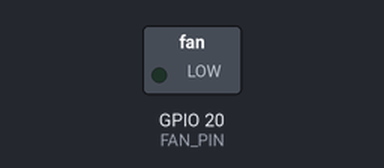
Bench run of a program on a simulated Raspberry Pi (BCM pin numbers). Parts: switched loads named in the program (green lamp = pin HIGH). Files the program writes start out absent; random numbers come from a fixed seed; sound played through the audio output is not drawn and takes no time; the clock reads 2024-03-15 10:24:30 at power-on unless the program sets it; speech is not drawn; the words are listed on the console; what the program prints to the terminal is not drawn. At 2.6 s the program stops and its outputs stay as they are.

Above: at 0.1 s.
Timing chart, 0 to 4.0 s (numbered marks = the images above):
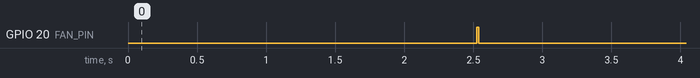

The program:

audio_control.py
```python
#!/usr/bin/env python3
"""
BUD-EE Audio Control System
Manages speaker output, fan synchronization, and emotion-based audio
"""

import os
import time
import subprocess
import threading
import logging
import json
from typing import Dict, List, Optional, Any
from dataclasses import dataclass
from enum import Enum
from pathlib import Path
import pigpio

try:
    import pygame
    PYGAME_AVAILABLE = True
except ImportError:
    PYGAME_AVAILABLE = False
    logging.warning("pygame not available, using subprocess for audio")

# Configure logging
logging.basicConfig(level=logging.INFO)
logger = logging.getLogger(__name__)

class AudioMethod(Enum):
    """Audio playback methods"""
    PYGAME = "pygame"
    APLAY = "aplay"
    OMXPLAYER = "omxplayer"
    SUBPROCESS = "subprocess"

@dataclass
class AudioEvent:
    """Audio playback event"""
    filename: str
    category: str
    start_time: float
    duration: float = 0.0
    volume: float = 1.0
    fan_sync: bool = True
    completed: bool = False

class AudioControl:
    """Audio control system with fan synchronization"""

    def __init__(self, sounds_directory: str = "sounds"):
        self.sounds_directory = Path(sounds_directory)
        self.sounds_directory.mkdir(exist_ok=True)

        # GPIO setup for fan control
        self.pi = pigpio.pi()
        if not self.pi.connected:
            logger.warning("Failed to connect to pigpio - fan control disabled")
            self.pi = None

        self.FAN_PIN = 20
        if self.pi:
            self.pi.set_mode(self.FAN_PIN, pigpio.OUTPUT)
            self.pi.write(self.FAN_PIN, 0)

        # Audio configuration
        self.audio_method = self._detect_audio_method()
        self.default_volume = 0.8
        self.fan_sync_enabled = True

        # Initialize pygame if available
        if self.audio_method == AudioMethod.PYGAME and PYGAME_AVAILABLE:
            try:
                pygame.mixer.init(frequency=22050, size=-16, channels=2, buffer=512)
                logger.info("pygame mixer initialized")
            except Exception as e:
                logger.error(f"pygame mixer init error: {e}")
                self.audio_method = AudioMethod.APLAY

        # Audio event tracking
        self.audio_history = []
        self.current_audio = None
        self.fan_active = False

        # Emotion-based audio categories
        self.emotion_sounds = {
            "excited": ["trill.wav", "happy_beep.wav", "excitement.wav", "cheer.wav"],
            "fear": ["whimper.wav", "nervous.wav", "retreat.wav", "scared_beep.wav"],
            "lonely": ["lonely_call.wav", "low_bloop.wav", "searching.wav", "sad_tone.wav"],
            "greeting": ["hello.wav", "hi_there.wav", "greetings.wav", "welcome.wav"],
            "disappointed": ["sad_beep.wav", "disappointment.wav", "low_bloop.wav", "sigh.wav"],
            "departure": ["goodbye.wav", "asta_la_vista.wav", "see_you_later.wav", "farewell.wav"],
            "acknowledgment": ["beep.wav", "acknowledge.wav", "understood.wav", "yes_beep.wav"],
            "alert": ["alert.wav", "attention.wav", "notification.wav", "ping.wav"],
            "error": ["error_beep.wav", "problem.wav", "malfunction.wav", "warning.wav"],
            "success": ["success.wav", "complete.wav", "done.wav", "achievement.wav"]
        }

        # Generate default sounds if they don't exist
        self._ensure_default_sounds()

        logger.info(f"Audio Control initialized with method: {self.audio_method.value}")

    def _detect_audio_method(self) -> AudioMethod:
        """Detect the best available audio playback method"""
        if PYGAME_AVAILABLE:
            return AudioMethod.PYGAME

        # Check for aplay (ALSA)
        try:
            subprocess.run(['aplay', '--version'],
                         capture_output=True, check=True, timeout=2)
            return AudioMethod.APLAY
        except (subprocess.CalledProcessError, FileNotFoundError, subprocess.TimeoutExpired):
            pass

        # Check for omxplayer (Raspberry Pi)
        try:
            subprocess.run(['omxplayer', '--version'],
                         capture_output=True, check=True, timeout=2)
            return AudioMethod.OMXPLAYER
        except (subprocess.CalledProcessError, FileNotFoundError, subprocess.TimeoutExpired):
            pass

        return AudioMethod.SUBPROCESS

    def _ensure_default_sounds(self):
        """Create default sound files if they don't exist"""
        # This would normally load actual sound files
        # For now, we'll create placeholder files
        for category, sounds in self.emotion_sounds.items():
            for sound in sounds:
                sound_path = self.sounds_directory / sound
                if not sound_path.exists():
                    # Create placeholder file
                    sound_path.touch()

        logger.info(f"Ensured {len(self.emotion_sounds)} sound categories exist")

    def control_fan(self, state: bool, duration: float = 0.0):
        """Control cooling fan state"""
        if not self.pi:
            logger.debug(f"Fan control simulated: {'ON' if state else 'OFF'}")
            return

        try:
            self.pi.write(self.FAN_PIN, 1 if state else 0)
            self.fan_active = state

            if state and duration > 0:
                # Schedule fan turn-off
                threading.Timer(duration, lambda: self.control_fan(False)).start()

            logger.debug(f"Fan {'ON' if state else 'OFF'}" +
                        (f" for {duration}s" if duration > 0 else ""))

        except Exception as e:
            logger.error(f"Fan control error: {e}")

    def get_sound_path(self, filename: str, category: str = "") -> Optional[Path]:
        """Get full path to sound file"""
        # Try direct filename first
        sound_path = self.sounds_directory / filename
        if sound_path.exists():
            return sound_path

        # Try with category prefix
        if category:
            category_filename = f"{category}_{filename}"
            sound_path = self.sounds_directory / category_filename
            if sound_path.exists():
                return sound_path

        # Try to find any file with similar name
        for existing_file in self.sounds_directory.glob("*.wav"):
            if filename.lower() in existing_file.name.lower():
                return existing_file

        logger.warning(f"Sound file not found: {filename}")
        return None

    def estimate_audio_duration(self, sound_path: Path) -> float:
        """Estimate audio duration (simplified)"""
        try:
            # Use file size as rough estimate (very crude)
            file_size = sound_path.stat().st_size
            # Assume roughly 44.1kHz, 16-bit, stereo
            estimated_duration = max(1.0, file_size / (44100 * 2 * 2))
            return min(estimated_duration, 10.0)  # Cap at 10 seconds
        except:
            return 3.0  # Default duration

    def play_sound_pygame(self, sound_path: Path, volume: float = 1.0) -> float:
        """Play sound using pygame"""
        try:
            sound = pygame.mixer.Sound(str(sound_path))
            sound.set_volume(volume)
            channel = sound.play()

            # Wait for completion or timeout
            duration = 0
            while channel.get_busy() and duration < 10:
                time.sleep(0.1)
                duration += 0.1

            return duration

        except Exception as e:
            logger.error(f"pygame sound error: {e}")
            return 0.0

    def play_sound_aplay(self, sound_path: Path, volume: float = 1.0) -> float:
        """Play sound using aplay"""
        try:
            # Calculate volume parameter for aplay (if supported)
            volume_percent = int(volume * 100)

            cmd = ['aplay', str(sound_path)]

            start_time = time.time()
            result = subprocess.run(cmd, capture_output=True, timeout=10)
            duration = time.time() - start_time

            if result.returncode != 0:
                logger.error(f"aplay error: {result.stderr.decode()}")
                return 0.0

            return duration

        except subprocess.TimeoutExpired:
            logger.warning("aplay timeout")
            return 0.0
        except Exception as e:
            logger.error(f"aplay error: {e}")
            return 0.0

    def play_sound_omxplayer(self, sound_path: Path, volume: float = 1.0) -> float:
        """Play sound using omxplayer"""
        try:
            # omxplayer volume is in millibels (dB * 100)
            volume_mb = int((volume - 1.0) * 2000)  # Convert to dB range

            cmd = ['omxplayer', '--vol', str(volume_mb), str(sound_path)]

            start_time = time.time()
            result = subprocess.run(cmd, capture_output=True, timeout=10)
            duration = time.time() - start_time

            if result.returncode != 0:
                logger.error(f"omxplayer error: {result.stderr.decode()}")
                return 0.0

            return duration

        except subprocess.TimeoutExpired:
            logger.warning("omxplayer timeout")
            return 0.0
        except Exception as e:
            logger.error(f"omxplayer error: {e}")
            return 0.0

    def play_sound(self, filename: str, category: str = "", volume: float = None,
                   fan_sync: bool = None) -> bool:
        """Play a sound file with optional fan synchronization"""

        if volume is None:
            volume = self.default_volume

        if fan_sync is None:
            fan_sync = self.fan_sync_enabled

        # Get sound file path
        sound_path = self.get_sound_path(filename, category)
        if not sound_path:
            logger.error(f"Cannot play sound: {filename}")
            return False

        # Start fan if synchronized
        if fan_sync:
            self.control_fan(True)

        try:
            start_time = time.time()
            duration = 0.0

            # Play audio based on selected method
            if self.audio_method == AudioMethod.PYGAME:
                duration = self.play_sound_pygame(sound_path, volume)
            elif self.audio_method == AudioMethod.APLAY:
                duration = self.play_sound_aplay(sound_path, volume)
            elif self.audio_method == AudioMethod.OMXPLAYER:
                duration = self.play_sound_omxplayer(sound_path, volume)
            else:
                # Fallback - estimate duration and simulate
                duration = self.estimate_audio_duration(sound_path)
                time.sleep(duration)

            # Create audio event record
            audio_event = AudioEvent(
                filename=filename,
                category=category,
                start_time=start_time,
                duration=duration,
                volume=volume,
                fan_sync=fan_sync,
                completed=True
            )

            self.audio_history.append(audio_event)

            # Limit history size
            if len(self.audio_history) > 100:
                self.audio_history.pop(0)

            logger.info(f"Played sound: {filename} ({duration:.1f}s)")
            return True

        except Exception as e:
            logger.error(f"Sound playback error: {e}")
            return False
        finally:
            # Turn off fan after playback
            if fan_sync:
                self.control_fan(False)

    def play_emotion_sound(self, emotion: str, volume: float = None) -> bool:
        """Play a random sound from an emotion category"""
        if emotion not in self.emotion_sounds:
            logger.warning(f"Unknown emotion category: {emotion}")
            return False

        # Select random sound from category
        import random
        sound_options = self.emotion_sounds[emotion]
        selected_sound = random.choice(sound_options)

        return self.play_sound(selected_sound, category=emotion, volume=volume)

    def play_sequence(self, sound_sequence: List[Dict[str, Any]],
                     delay_between: float = 0.5) -> bool:
        """Play a sequence of sounds with delays"""
        try:
            for i, sound_info in enumerate(sound_sequence):
                filename = sound_info.get("filename", "")
                category = sound_info.get("category", "")
                volume = sound_info.get("volume", self.default_volume)

                if i > 0:  # Add delay between sounds
                    time.sleep(delay_between)

                success = self.play_sound(filename, category, volume)
                if not success:
                    logger.warning(f"Failed to play sound {i+1} in sequence: {filename}")

            return True

        except Exception as e:
            logger.error(f"Sound sequence error: {e}")
            return False

    def play_tts_with_fan(self, text: str, voice: str = "espeak") -> bool:
        """Play text-to-speech with fan synchronization"""
        try:
            # Start fan
            if self.fan_sync_enabled:
                self.control_fan(True)

            if voice == "espeak":
                # Use espeak for TTS
                cmd = ['espeak', '-s', '150', '-v', 'en+f3', text]

                start_time = time.time()
                result = subprocess.run(cmd, capture_output=True, timeout=15)
                duration = time.time() - start_time

                if result.returncode != 0:
                    logger.error(f"espeak error: {result.stderr.decode()}")
                    return False

            else:
                # Fallback - simulate TTS duration
                duration = len(text) * 0.1  # Rough estimate
                time.sleep(duration)

            # Create audio event
            audio_event = AudioEvent(
                filename=f"TTS: {text[:30]}...",
                category="tts",
                start_time=start_time,
                duration=duration,
                volume=self.default_volume,
                fan_sync=True,
                completed=True
            )

            self.audio_history.append(audio_event)

            logger.info(f"Played TTS: '{text[:50]}...' ({duration:.1f}s)")
            return True

        except subprocess.TimeoutExpired:
            logger.warning("TTS timeout")
            return False
        except Exception as e:
            logger.error(f"TTS error: {e}")
            return False
        finally:
            # Turn off fan
            if self.fan_sync_enabled:
                self.control_fan(False)

    def stop_all_audio(self):
        """Stop all audio playback"""
        try:
            if self.audio_method == AudioMethod.PYGAME and PYGAME_AVAILABLE:
                pygame.mixer.stop()

            # Kill any running audio processes
            subprocess.run(['pkill', '-f', 'aplay'], capture_output=True)
            subprocess.run(['pkill', '-f', 'omxplayer'], capture_output=True)
            subprocess.run(['pkill', '-f', 'espeak'], capture_output=True)

            # Turn off fan
            self.control_fan(False)

            logger.info("All audio stopped")

        except Exception as e:
            logger.error(f"Stop audio error: {e}")

    def set_volume(self, volume: float):
        """Set default volume (0.0 to 1.0)"""
        self.default_volume = max(0.0, min(1.0, volume))
        logger.info(f"Volume set to {self.default_volume:.1f}")

    def set_fan_sync(self, enabled: bool):
        """Enable or disable fan synchronization"""
        self.fan_sync_enabled = enabled
        logger.info(f"Fan sync {'enabled' if enabled else 'disabled'}")

    def get_audio_stats(self) -> Dict[str, Any]:
        """Get audio system statistics"""
        recent_events = [e for e in self.audio_history
                        if time.time() - e.start_time < 300]  # Last 5 minutes

        category_counts = {}
        for event in recent_events:
            category_counts[event.category] = category_counts.get(event.category, 0) + 1

        return {
            "audio_method": self.audio_method.value,
            "total_events": len(self.audio_history),
            "recent_events": len(recent_events),
            "category_counts": category_counts,
            "default_volume": self.default_volume,
            "fan_sync_enabled": self.fan_sync_enabled,
            "fan_active": self.fan_active,
            "sounds_directory": str(self.sounds_directory),
            "available_emotions": list(self.emotion_sounds.keys())
        }

    def test_audio_system(self):
        """Test the audio system with various sounds"""
        print("🔊 Testing BUD-EE Audio System")
        print("=" * 40)

        # Test basic playback
        print("Testing basic audio playback...")
        success = self.play_emotion_sound("greeting")
        print(f"Basic playback: {'✅' if success else '❌'}")

        time.sleep(1)

        # Test emotion sounds
        print("\nTesting emotion sounds...")
        for emotion in ["excited", "disappointed", "alert"]:
            print(f"  Testing {emotion}...")
            success = self.play_emotion_sound(emotion, volume=0.6)
            time.sleep(0.5)

        # Test TTS
        print("\nTesting text-to-speech...")
        success = self.play_tts_with_fan("Hello, I am BUD-EE!")
        print(f"TTS: {'✅' if success else '❌'}")

        # Show stats
        stats = self.get_audio_stats()
        print(f"\nAudio Stats: {stats}")

    def cleanup(self):
        """Clean up audio resources"""
        self.stop_all_audio()

        if PYGAME_AVAILABLE and self.audio_method == AudioMethod.PYGAME:
            try:
                pygame.mixer.quit()
            except:
                pass

        if self.pi:
            self.pi.stop()

        logger.info("Audio Control cleaned up")

def main():
    """Test function for audio control"""
    try:
        audio = AudioControl()

        # Run audio system test
        audio.test_audio_system()

    except KeyboardInterrupt:
        print("\nTest interrupted")
    except Exception as e:
        logger.error(f"Test error: {e}")
    finally:
        if 'audio' in locals():
            audio.cleanup()

if __name__ == "__main__":
    main() 
```
